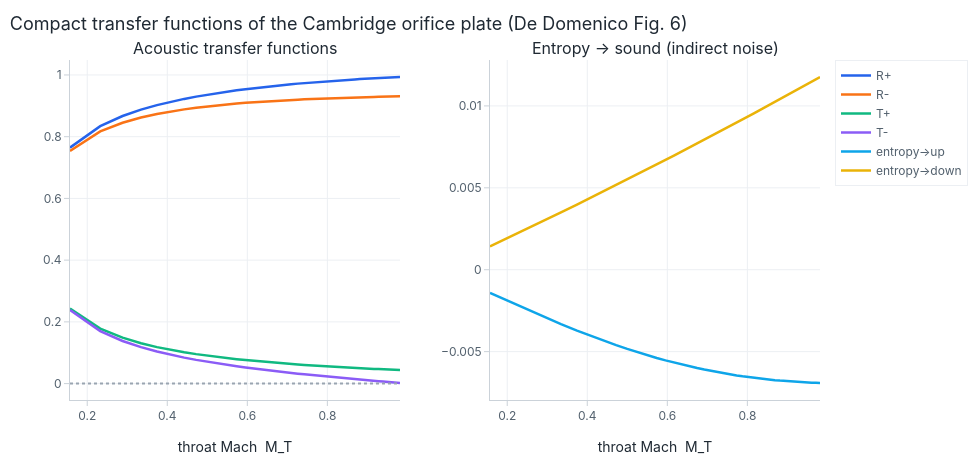

Source (notebook cell):
### Markdown cell above
## 3. Transfer functions vs throat Mach (De Domenico Fig. 6)

Sweeping the operating point gives the compact acoustic ($R^\pm,T^\pm$) and entropic
transfer functions of the orifice plate versus throat Mach.  The **entropy→sound**
coefficients (the *indirect noise*) grow with Mach — the conversion an acoustics-only
model cannot capture — and the upstream acoustic reflection $R^+$ changes sign at low
Mach, the orifice cancellation discussed in their §3.

### Code cell
def dedomenico_coeffs(pt_in):
    prob, res, est = solve_orifice(pt_in)
    if not res.converged or est[ES_M, 1] >= 1.0:
        return None
    S = perturbation_response(prob, res.x, np.array([0.0]), excite=FULL).scattering_matrix(0, 2, basis="riemann")[0].real
    p1, p2 = est[ES_P, 0], est[ES_P, 2]
    return est[ES_M, 1], dict(Rp=S[0, 0], Rm=S[1, 2], Tp=S[1, 0]*(p2/p1), Tm=S[0, 2]*(p1/p2),
                              SR=S[0, 1], ST=S[1, 1])

rows = [r for r in (dedomenico_coeffs(pt) for pt in np.linspace(103000.0, 182000.0, 40)) if r]
m = np.array([r[0] for r in rows])
C = {k: np.array([r[1][k] for r in rows]) for k in rows[0][1]}

fig = make_subplots(rows=1, cols=2, subplot_titles=("Acoustic transfer functions", "Entropy -> sound (indirect noise)"),
                    horizontal_spacing=0.12)
for k, lab, c in [("Rp", "R+", 0), ("Rm", "R-", 1), ("Tp", "T+", 2), ("Tm", "T-", 3)]:
    fig.add_trace(go.Scatter(x=m, y=C[k], name=lab, line_color=COLORWAY[c]), row=1, col=1)
for k, lab, c in [("SR", "entropy->up", 5), ("ST", "entropy->down", 6)]:
    fig.add_trace(go.Scatter(x=m, y=C[k], name=lab, line_color=COLORWAY[c]), row=1, col=2)
fig.add_hline(y=0.0, line=dict(dash="dot", color="#9aa5b1"), row=1, col=1)
fig.update_xaxes(title_text="throat Mach  M_T", row=1, col=1)
fig.update_xaxes(title_text="throat Mach  M_T", row=1, col=2)
fig.update_layout(title="Compact transfer functions of the Cambridge orifice plate (De Domenico Fig. 6)",
                  height=460, width=980)
fig.show()
